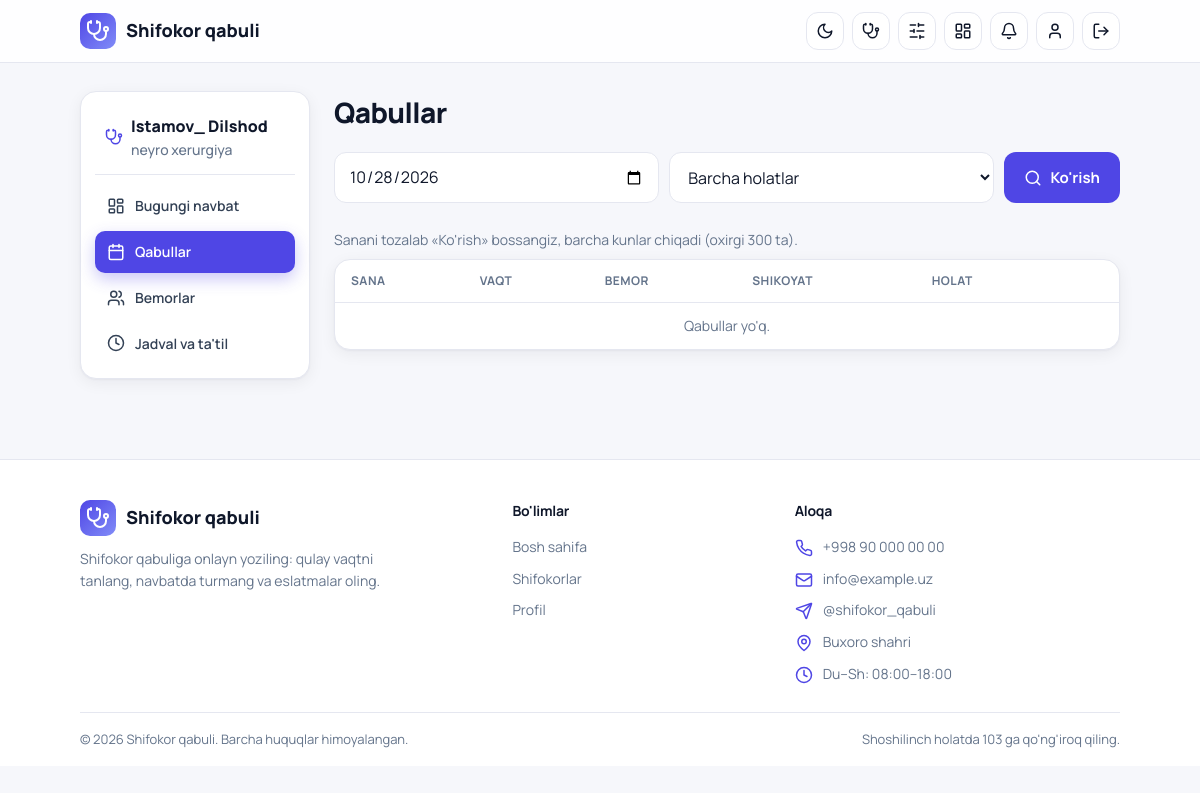
Screenshot of /doctor/appointments/ (signed in) with the database file from the repository.
### clin_app/models.py (models this page shows, shortened)
class Doctor(models.Model):
    user = models.OneToOneField(User, on_delete=models.CASCADE, related_name="doctor_profile")
    hospital = models.ForeignKey(Hospital, on_delete=models.CASCADE, related_name="doctors")
    department = models.ForeignKey(Department, on_delete=models.SET_NULL, null=True, blank=True)
    specialty = models.ForeignKey(Specialty, on_delete=models.PROTECT, related_name="doctors")
    experience_years = models.PositiveSmallIntegerField("Tajriba (yil)", default=0)
    price = models.PositiveIntegerField("Qabul narxi (so'm)", default=0)
    bio = models.TextField("Haqida", blank=True)
    photo = models.ImageField(upload_to="doctors/", blank=True, null=True)
    slot_minutes = models.PositiveSmallIntegerField("Bir qabul davomiyligi (daqiqa)", default=20)
    is_active = models.BooleanField(default=True)
    class Meta:
        verbose_name = "Shifokor"
        verbose_name_plural = "Shifokorlar"

class User(AbstractUser):
    class Role(models.TextChoices):
        PATIENT = "patient", "Bemor"
        DOCTOR = "doctor", "Shifokor"
        HOSPITAL_ADMIN = "hospital_admin", "Kasalxona admini"
    role = models.CharField(max_length=20, choices=Role.choices, default=Role.PATIENT)
    phone = models.CharField("Telefon", max_length=20, unique=True, null=True, blank=True)
    birth_date = models.DateField("Tug'ilgan sana", null=True, blank=True)
    hospital = models.ForeignKey(
        Hospital, on_delete=models.SET_NULL, null=True, blank=True, related_name="staff"
    )
    must_change_password = models.BooleanField("Parolni almashtirishi shart", default=False)
    @property
    def is_patient(self):
        return self.role == self.Role.PATIENT
    @property
    def is_doctor(self):
        return self.role == self.Role.DOCTOR
    @property
    def is_hospital_admin(self):
        return self.role == self.Role.HOSPITAL_ADMIN

class Specialty(models.Model):
    name = models.CharField("Mutaxassislik", max_length=100, unique=True)
    class Meta:
        verbose_name = "Mutaxassislik"
        verbose_name_plural = "Mutaxassisliklar"
    def __str__(self):
        return self.name

### clin_app/doctor_views.py (the view)
# urls.py: path("appointments/", v.appointments, name="dpanel_appointments"),
@doctor_required
def appointments(request):
    today = timezone.localdate()
    date_str = request.GET.get("date", today.isoformat())
    status = request.GET.get("status", "")
    qs = Appointment.objects.filter(doctor=request.doctor).select_related("patient")
    day = _parse_date(date_str)
    if day:
        qs = qs.filter(date=day)
    if status in S.values:
        qs = qs.filter(status=status)
    return render(request, "dpanel/appointments.html", {
        "appointments": qs.order_by("date", "time")[:300],
        "statuses": S.choices,
        "date_value": date_str,
        "sel_status": status,
    })

### clin_app/context_processors.py (called while the page is built)
def notifications(request):
    user = request.user
    if user.is_authenticated:
        return {"unread_count": user.notifications.filter(is_read=False).count()}
    return {}

### clin_app/doctor_views.py (called while the page is built)
def doctor_required(view):
    @wraps(view)
    def wrapper(request, *args, **kwargs):
        user = request.user
        if not user.is_authenticated:
            return redirect_to_login(request.get_full_path())
        if not user.is_doctor:
            raise PermissionDenied
        doctor = getattr(user, "doctor_profile", None)
        if doctor is None:
            messages.error(request, "Sizning akkauntingizga shifokor profili biriktirilmagan.")
            return redirect("home")
        request.doctor = doctor
        return view(request, *args, **kwargs)
    return wrapper

### clin_app/views.py (called while the page is built)
def _parse_date(value):
    try:
        return datetime.strptime(value, '%Y-%m-%d').date()
    except (TypeError, ValueError):
        return None

### clin_app/templates/dpanel/appointments.html (shortened to what this page needs)
{% extends 'dpanel/base.html' %}
{% block panel %}
<div class="panel-head"><h1 class="page-title">Qabullar</h1></div>
<form method="get" class="filters" style="grid-template-columns:1fr 1fr auto">
  <input type="date" name="date" value="{{ date_value }}">
  <select name="status">
    <option value="">Barcha holatlar</option>
  </select>
  <button type="submit" class="btn"><svg class="icon"><use href="#i-search"/></svg> Ko'rish</button>
</form>
<p class="muted small mb-1">Sanani tozalab «Ko'rish» bossangiz, barcha kunlar chiqadi (oxirgi 300 ta).</p>
{% include 'dpanel/_appt_table.html' with show_date=True %}
{% endblock %}

### clin_app/templates/dpanel/base.html
{% extends 'base.html' %}
{% block content %}
{% with url_name=request.resolver_match.url_name %}
<div class="panel">
  <aside class="card panel-side">
    <div class="panel-hospital">
      <svg class="icon teal"><use href="#i-stethoscope"/></svg>
      <div>
        {{ request.doctor.user.get_full_name|default:request.doctor.user.username }}
        <div class="muted small" style="font-weight:500">{{ request.doctor.specialty }}</div>
      </div>
    </div>
    <nav class="panel-nav">
      <a href="{% url 'dpanel_dashboard' %}" class="{% if url_name == 'dpanel_dashboard' %}active{% endif %}">
        <svg class="icon"><use href="#i-dashboard"/></svg> Bugungi navbat</a>
      <a href="{% url 'dpanel_appointments' %}" class="{% if 'appointment' in url_name %}active{% endif %}">
        <svg class="icon"><use href="#i-calendar"/></svg> Qabullar</a>
      <a href="{% url 'dpanel_patients' %}" class="{% if 'patient' in url_name %}active{% endif %}">
        <svg class="icon"><use href="#i-users"/></svg> Bemorlar</a>
      <a href="{% url 'dpanel_timeoff' %}" class="{% if url_name == 'dpanel_timeoff' %}active{% endif %}">
        <svg class="icon"><use href="#i-clock"/></svg> Jadval va ta'til</a>
    </nav>
  </aside>
  <section class="panel-main">
    {% block panel %}{% endblock %}
  </section>
</div>
{% endwith %}
{% endblock %}

### static/css/style.css (style rules this page uses)
:root { --primary: #4f46e5; --primary-dark: #4338ca; --primary-soft: #eef2ff; --accent-text: #4f46e5; --bg: #f6f7fb; --card: #ffffff; --field: #ffffff; --ink: #0f172a; --text: #334155; --muted: #64748b; --line: #e5e7f0; --danger: #e11d48; --ok-bg: #dcfce7; --ok-text: #166534; --bad-bg: #ffe4e6; --bad-text: #9f1239; --gray-bg: #e2e8f0; --gray-text: #334155; --nav-bg: rgba(255,255,255,.85); --glow-1: rgba(99,102,241,.18); --glow-2: rgba(79,70,229,.12); --glow-btn: rgba(79,70,229,.30); --radius: 16px; --shadow: 0 1px 2px rgba(15,23,42,.04), 0 4px 16px rgba(15,23,42,.06); --shadow-hover: 0 2px 4px rgba(15,23,42,.06), 0 14px 30px rgba(15,23,42,.12); color-scheme: light; }
* { box-sizing: border-box; margin: 0; padding: 0; }
body { font-family: "Manrope", system-ui, -apple-system, "Segoe UI", Roboto, Arial, sans-serif; background: var(--bg); color: var(--text); line-height: 1.55; -webkit-font-smoothing: antialiased; transition: background .3s, color .3s; }
a { color: inherit; text-decoration: none; }
h1, h2, h3 { color: var(--ink); letter-spacing: -0.02em; }
.muted { color: var(--muted); }
.small { font-size: 14px; }
.teal { color: var(--accent-text); }
.mb-1 { margin-bottom: 8px; }
.hero, .card, .chip, .alert, .page-title, .section-title, .feature { animation: rise .55s cubic-bezier(.2,.7,.2,1) backwards; }
.icon { width: 18px; height: 18px; flex-shrink: 0; vertical-align: -3px; fill: none; stroke: currentColor; stroke-width: 2; stroke-linecap: round; stroke-linejoin: round; }
.btn { display: inline-flex; align-items: center; justify-content: center; gap: 8px; border: 0; cursor: pointer; padding: 11px 20px; border-radius: 12px; font: inherit; font-size: 15px; font-weight: 700; width: auto; background: var(--primary); color: #fff; transition: background .2s, transform .2s, box-shadow .2s; }
input, select, textarea { font: inherit; color: var(--ink); width: 100%; border: 1px solid var(--line); border-radius: 12px; padding: 11px 14px; background: var(--field); transition: border-color .2s, box-shadow .2s, background .3s; }
input::placeholder, textarea::placeholder { color: var(--muted); }
.page-title { font-size: 28px; font-weight: 800; margin-bottom: 18px; }
.card { background: var(--card); border-radius: var(--radius); box-shadow: var(--shadow); border: 1px solid var(--line); padding: 20px; transition: transform .25s, box-shadow .25s, border-color .25s, background .3s; }
.filters { display: grid; gap: 10px; margin-bottom: 26px; grid-template-columns: 1.3fr 1fr 1fr auto; }
.panel { display: grid; gap: 24px; grid-template-columns: 230px 1fr; align-items: start; }
.panel-side { position: sticky; top: 84px; padding: 14px; }
.panel-hospital { display: flex; align-items: center; gap: 8px; font-weight: 800; color: var(--ink); padding: 8px 10px 14px; border-bottom: 1px solid var(--line); margin-bottom: 10px; }
.panel-nav { display: grid; gap: 4px; }
.panel-nav a { display: flex; align-items: center; gap: 10px; padding: 10px 12px; border-radius: 10px; font-weight: 600; font-size: 14px; color: var(--text); transition: all .2s; }
.panel-nav a.active { background: var(--primary); color: #fff; box-shadow: 0 6px 16px var(--glow-btn); }
.panel-head { display: flex; justify-content: space-between; align-items: center; gap: 12px; flex-wrap: wrap; margin-bottom: 18px; }
.panel-head .page-title { margin-bottom: 0; }
:root { --hero-overlay: rgba(246, 247, 251, .78); }

### rows the page displays
Doctor: doctor.user.get_full_name "Istamov_ Dilshod", doctor.specialty "neyro xerurgiya"
